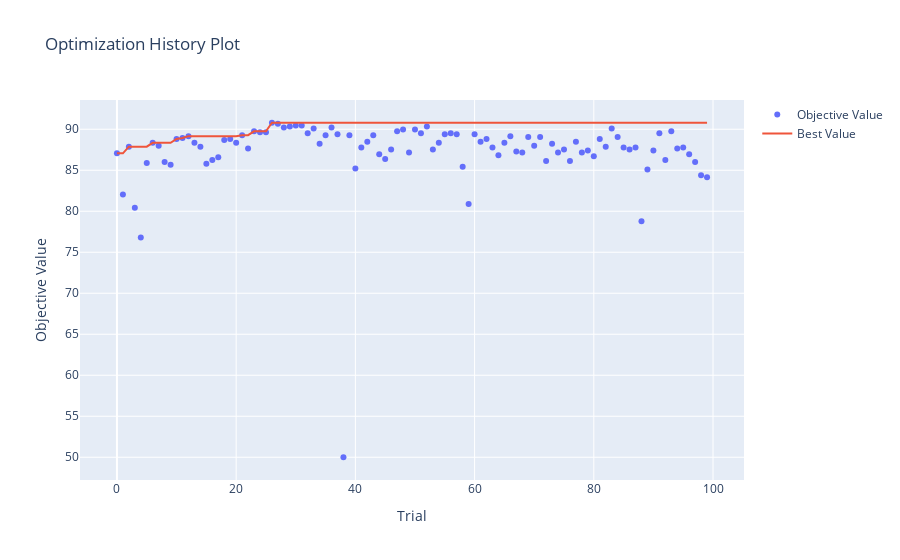
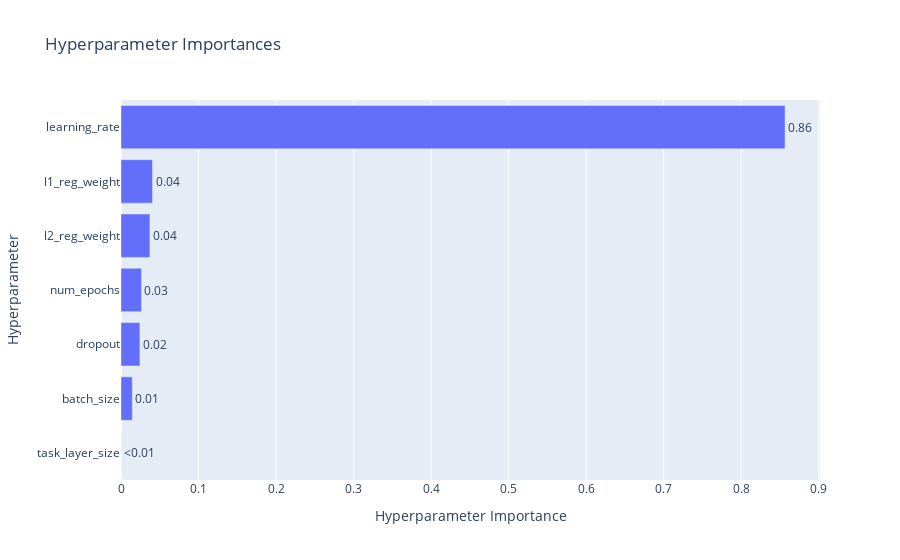

Notebook cell for these charts, in order:
### Markdown cell above
#### getting the best model

### Code cell
try:
    import optuna.visualization as vis
    vis.plot_optimization_history(study).show()
    vis.plot_param_importances(study).show()
except ImportError:
    print("Optuna visualization is not available. Install optuna[visualization] for plotting.")

### Figure 1 — Plotly figure (JSON) as saved in the notebook; plotly's stock layout.template omitted (floating-point values rounded to 4 significant figures)
{"data": [{"mode": "markers", "name": "Objective Value", "type": "scatter", "x": [0, 1, 2, 3, 4, 5, 6, 7, 8, 9, 10, 11, 12, 13, 14, 15, 16, 17, 18, 19, 20, 21, 22, 23, 24, 25, 26, 27, 28, 29, 30, 31, 32, 33, 34, 35, 36, 37, 38, 39, 40, 41, 42, 43, 44, 45, 46, 47, 48, 49, 50, 51, 52, 53, 54, 55, 56, 57, 58, 59, 60, 61, 62, 63, 64, 65, 66, 67, 68, 69, 70, 71, 72, 73, 74, 75, 76, 77, 78, 79, 80, 81, 82, 83, 84, 85, 86, 87, 88, 89, 90, 91, 92, 93, 94, 95, 96, 97, 98, 99], "y": [87.06, 82.05, 87.88, 80.42, 76.81, 85.9, 88.34, 88.0, 86.01, 85.66, 88.81, 88.93, 89.16, 88.34, 87.88, 85.78, 86.25, 86.6, 88.69, 88.81, 88.34, 89.28, 87.65, 89.74, 89.63, 89.63, 90.79, 90.68, 90.21, 90.33, 90.44, 90.44, 89.51, 90.09, 88.23, 89.28, 90.21, 89.39, 50, 89.28, 85.2, 87.76, 88.46, 89.28, 86.95, 86.36, 87.53, 89.74, 89.98, 87.18, 89.98, 89.51, 90.33, 87.53, 88.34, 89.39, 89.51, 89.39, 85.43, 80.89, 89.39, 88.46, 88.81, 87.76, 86.83, 88.34, 89.16, 87.3, 87.18, 89.04, 88.0, 89.04, 86.13, 88.23, 87.18, 87.53, 86.13, 88.46, 87.18, 87.41, 86.71, 88.81, 87.88, 90.09, 89.04, 87.76, 87.53, 87.76, 78.79, 85.08, 87.41, 89.51, 86.25, 89.74, 87.65, 87.76, 86.95, 86.01, 84.38, 84.15]}, {"mode": "lines", "name": "Best Value", "type": "scatter", "x": [0, 1, 2, 3, 4, 5, 6, 7, 8, 9, 10, 11, 12, 13, 14, 15, 16, 17, 18, 19, 20, 21, 22, 23, 24, 25, 26, 27, 28, 29, 30, 31, 32, 33, 34, 35, 36, 37, 38, 39, 40, 41, 42, 43, 44, 45, 46, 47, 48, 49, 50, 51, 52, 53, 54, 55, 56, 57, 58, 59, 60, 61, 62, 63, 64, 65, 66, 67, 68, 69, 70, 71, 72, 73, 74, 75, 76, 77, 78, 79, 80, 81, 82, 83, 84, 85, 86, 87, 88, 89, 90, 91, 92, 93, 94, 95, 96, 97, 98, 99], "y": [87.06, 87.06, 87.88, 87.88, 87.88, 87.88, 88.34, 88.34, 88.34, 88.34, 88.81, 88.93, 89.16, 89.16, 89.16, 89.16, 89.16, 89.16, 89.16, 89.16, 89.16, 89.28, 89.28, 89.74, 89.74, 89.74, 90.79, 90.79, 90.79, 90.79, 90.79, 90.79, 90.79, 90.79, 90.79, 90.79, 90.79, 90.79, 90.79, 90.79, 90.79, 90.79, 90.79, 90.79, 90.79, 90.79, 90.79, 90.79, 90.79, 90.79, 90.79, 90.79, 90.79, 90.79, 90.79, 90.79, 90.79, 90.79, 90.79, 90.79, 90.79, 90.79, 90.79, 90.79, 90.79, 90.79, 90.79, 90.79, 90.79, 90.79, 90.79, 90.79, 90.79, 90.79, 90.79, 90.79, 90.79, 90.79, 90.79, 90.79, 90.79, 90.79, 90.79, 90.79, 90.79, 90.79, 90.79, 90.79, 90.79, 90.79, 90.79, 90.79, 90.79, 90.79, 90.79, 90.79, 90.79, 90.79, 90.79, 90.79]}, {"marker": {"color": "#cccccc"}, "mode": "markers", "name": "Infeasible Trial", "showlegend": false, "type": "scatter", "x": [], "y": []}], "layout": {"title": {"text": "Optimization History Plot"}, "xaxis": {"title": {"text": "Trial"}}, "yaxis": {"title": {"text": "Objective Value"}}}}

### Figure 2 — Plotly figure (JSON) as saved in the notebook; plotly's stock layout.template omitted (floating-point values rounded to 4 significant figures)
{"data": [{"cliponaxis": false, "hovertemplate": ["task_layer_size (IntDistribution): 0.0<extra></extra>", "batch_size (CategoricalDistribution): 0.014577343941751237<extra></extra>", "dropout (FloatDistribution): 0.024378386594034872<extra></extra>", "num_epochs (IntDistribution): 0.026411806076651625<extra></extra>", "l2_reg_weight (FloatDistribution): 0.03731137785438092<extra></extra>", "l1_reg_weight (FloatDistribution): 0.040685438578247655<extra></extra>", "learning_rate (FloatDistribution): 0.8566356469549337<extra></extra>"], "name": "Objective Value", "orientation": "h", "text": ["<0.01", "0.01", "0.02", "0.03", "0.04", "0.04", "0.86"], "textposition": "outside", "type": "bar", "x": [0, 0.01458, 0.02438, 0.02641, 0.03731, 0.04069, 0.8566], "y": ["task_layer_size", "batch_size", "dropout", "num_epochs", "l2_reg_weight", "l1_reg_weight", "learning_rate"]}], "layout": {"title": {"text": "Hyperparameter Importances"}, "xaxis": {"title": {"text": "Hyperparameter Importance"}}, "yaxis": {"title": {"text": "Hyperparameter"}}}}
